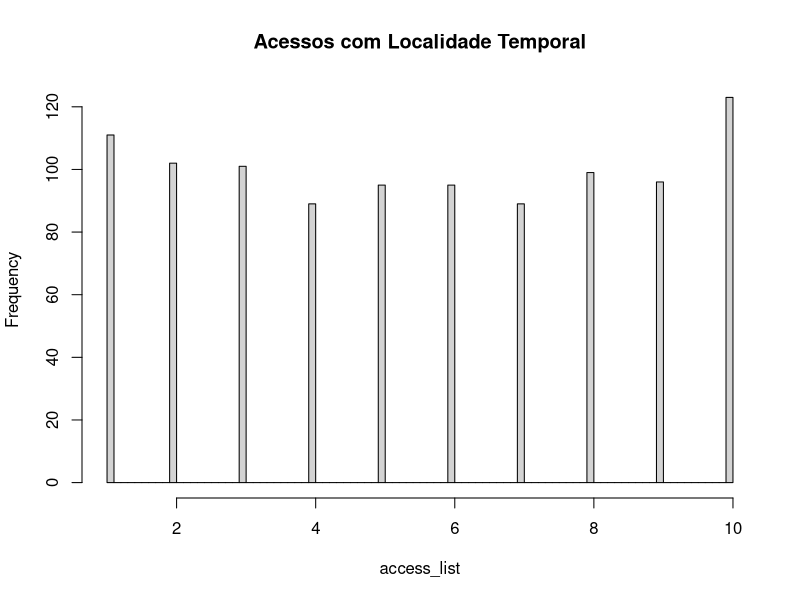

Here is the R script that generated this plot:
set.seed(42)
num_requests <- 1000
num_pages <- 100
local_group <- 10 # Número de páginas acessadas com alta frequência em curto prazo

access_list <- c()
for (i in seq(1, num_requests, by = 50)) {
  # Acessar intensivamente um pequeno grupo de páginas
  group_access <- sample(1:local_group, 50, replace = TRUE)
  access_list <- c(access_list, group_access)
}
hist(access_list, breaks = num_pages, main="Acessos com Localidade Temporal")

